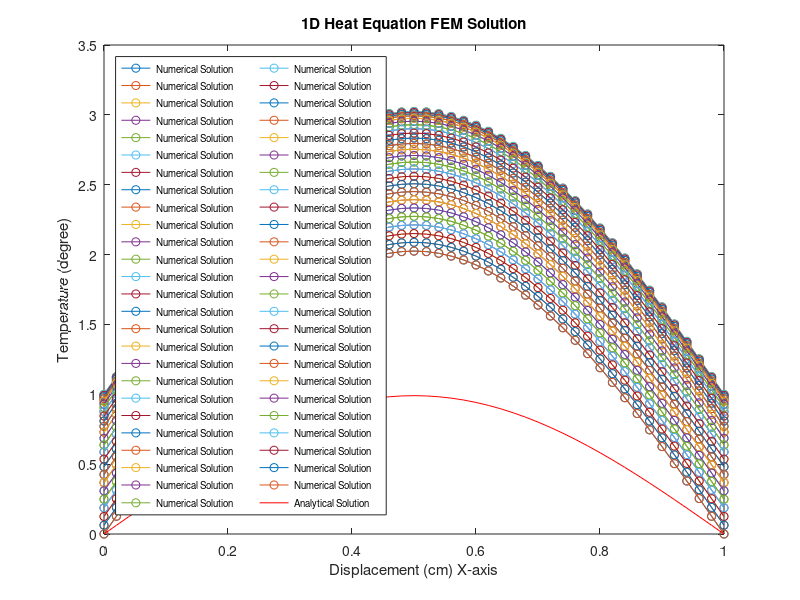

Here is the MATLAB script that generated this plot:

%% This code is developed by HUSSEIN ABDUELHALEIM HUSSEIN MUHAMMED (https://github.com/Jaguar101-jr)
%% As a tutorial to learn how to use FEM methods for solving PDEs.
%% B.Sc.H. University of Khartoum (Sudan) 2015, M.Sc. from UPC-Qingdao (China) 2022.
%% A Finite-Element method-based *matlab function [HEQ_DEQ_FEMsolution] to solve the  1D Heat Equation (Diffusion Equation) linear PDE.
%% a 1D domain with zero Dirichlet boundary conditions and an initial condition defined as u0 = sin(pi * x). 
%% The analytical solution for this problem can be found using the method of separation of variables.
%% The analytical solution for the heat equation with zero Dirichlet boundary conditions and the given initial condition is:
%% u(x, t) = exp(-pi^2 * alpha*t) * sin(pi*x)
%% where alpha is the thermal diffusivity.
%% You can extend the code to do: Convergence Study; Stability Check; Comparison with Other Solvers.


%% Define the function
function FEM_Heat_Equation_1D()
    % Parameters
    L = 1;          % Length of the domain
    nx = 50;        % Number of elements (reduced for demonstration)
    dx = L / nx;    % Element size
    nt = 100;       % Number of time steps (reduced for demonstration)
    dt = 0.001;     % Time step size
    alpha = 0.01;   % Thermal diffusivity

    % Initial condition
    u0 = @(x) sin(pi * x);

    % Create the mesh
    x = linspace(0, L, nx + 1); % Node coordinates
    elements = [(1:nx)', (2:nx+1)']; % Element connectivity

    % Assemble the stiffness matrix and load vector
    K = zeros(nx+1, nx+1);
    F = zeros(nx+1, 1);
    %% iterative FEM solution
    for i = 1:nx
        % Element matrix
        ke = element_matrix(x(i), x(i+1), alpha);

        % Assemble into the global stiffness matrix
        K(elements(i, :), elements(i, :)) = K(elements(i, :), elements(i, :)) + ke;

        % Element load vector
        fe = element_load(x(i), x(i+1), u0);

        % Assemble into the global load vector
        F(elements(i, :)) = F(elements(i, :)) + fe;
    end

    % Apply zero Dirichlet boundary conditions
    K(1, :) = 0; K(1, 1) = 1;
    K(nx+1, :) = 0; K(nx+1, nx+1) = 1;
    F(1) = 0;
    F(nx+1) = 0;

    % Time-stepping loop
    u = u0(x); % Initial condition
    for t = 1:nt
        u = u + dt * (K \ F);
    end

    % Analytical solution
    t_final = nt * dt;
    u_analytical = exp(-pi^2 * alpha * t_final) * sin(pi * x);

    % Plot the numerical and the analytical solutions
    figure;
    plot(x, u, '-o', 'DisplayName', 'Numerical Solution');
    hold on;
    plot(x, u_analytical, 'r-', 'DisplayName', 'Analytical Solution');
    xlabel('Displacement (cm) X-axis');
    ylabel('Temperature (degree)');
    title('1D Heat Equation FEM Solution');
    legend('Location', 'northwest', 'FontSize', 7, 'NumColumns', 2);
    hold off;
end

function ke = element_matrix(x1, x2, alpha)
    % Element stiffness matrix for 1D linear element
    ke = alpha / (x2 - x1) * [1, -1; -1, 1];
end

function fe = element_load(x1, x2, u0)
    % Element load vector for 1D linear element
    fe = (x2 - x1) / 2 * [u0(x1) + u0(x2)];
end
